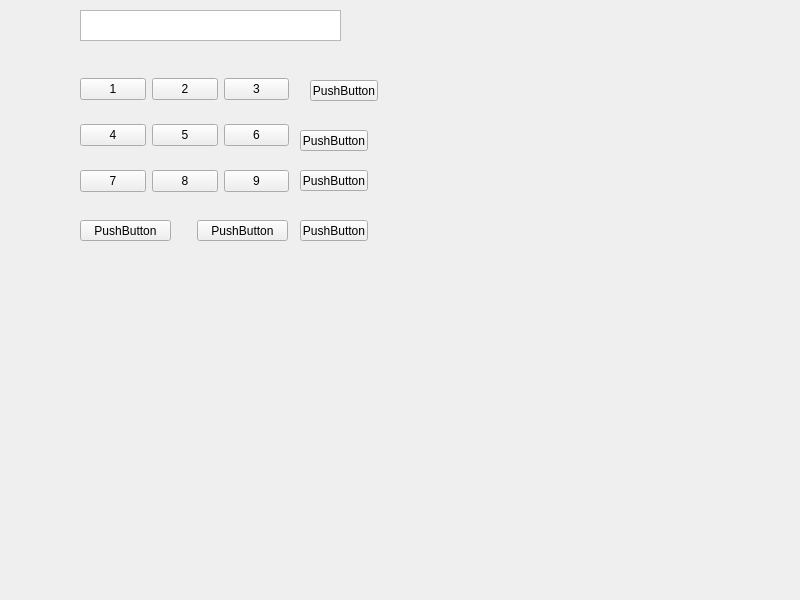
<?xml version="1.0" encoding="UTF-8"?>
<ui version="4.0">
 <class>Widget</class>
 <widget class="QWidget" name="Widget">
  <property name="geometry">
   <rect>
    <x>0</x>
    <y>0</y>
    <width>800</width>
    <height>600</height>
   </rect>
  </property>
  <property name="windowTitle">
   <string>Widget</string>
  </property>
  <widget class="QTextEdit" name="textEdit">
   <property name="geometry">
    <rect>
     <x>80</x>
     <y>10</y>
     <width>261</width>
     <height>31</height>
    </rect>
   </property>
  </widget>
  <widget class="QWidget" name="">
   <property name="geometry">
    <rect>
     <x>80</x>
     <y>60</y>
     <width>209</width>
     <height>151</height>
    </rect>
   </property>
   <layout class="QVBoxLayout" name="verticalLayout">
    <item>
     <layout class="QHBoxLayout" name="horizontalLayout">
      <item>
       <widget class="QPushButton" name="Num1">
        <property name="text">
         <string>1</string>
        </property>
       </widget>
      </item>
      <item>
       <widget class="QPushButton" name="Num2">
        <property name="text">
         <string>2</string>
        </property>
       </widget>
      </item>
      <item>
       <widget class="QPushButton" name="Num3">
        <property name="text">
         <string>3</string>
        </property>
       </widget>
      </item>
     </layout>
    </item>
    <item>
     <layout class="QHBoxLayout" name="horizontalLayout_2">
      <item>
       <widget class="QPushButton" name="Num4">
        <property name="text">
         <string>4</string>
        </property>
       </widget>
      </item>
      <item>
       <widget class="QPushButton" name="Num5">
        <property name="text">
         <string>5</string>
        </property>
       </widget>
      </item>
      <item>
       <widget class="QPushButton" name="Num6">
        <property name="text">
         <string>6</string>
        </property>
       </widget>
      </item>
     </layout>
    </item>
    <item>
     <layout class="QHBoxLayout" name="horizontalLayout_3">
      <item>
       <widget class="QPushButton" name="Num7">
        <property name="text">
         <string>7</string>
        </property>
       </widget>
      </item>
      <item>
       <widget class="QPushButton" name="Num8">
        <property name="text">
         <string>8</string>
        </property>
       </widget>
      </item>
      <item>
       <widget class="QPushButton" name="Num9">
        <property name="text">
         <string>9</string>
        </property>
       </widget>
      </item>
     </layout>
    </item>
   </layout>
  </widget>
  <widget class="QPushButton" name="pushButton">
   <property name="geometry">
    <rect>
     <x>300</x>
     <y>130</y>
     <width>68</width>
     <height>21</height>
    </rect>
   </property>
   <property name="text">
    <string>PushButton</string>
   </property>
  </widget>
  <widget class="QPushButton" name="pushButton_2">
   <property name="geometry">
    <rect>
     <x>300</x>
     <y>170</y>
     <width>68</width>
     <height>21</height>
    </rect>
   </property>
   <property name="text">
    <string>PushButton</string>
   </property>
  </widget>
  <widget class="QPushButton" name="pushButton_3">
   <property name="geometry">
    <rect>
     <x>197</x>
     <y>220</y>
     <width>91</width>
     <height>21</height>
    </rect>
   </property>
   <property name="text">
    <string>PushButton</string>
   </property>
  </widget>
  <widget class="QPushButton" name="pushButton_4">
   <property name="geometry">
    <rect>
     <x>80</x>
     <y>220</y>
     <width>91</width>
     <height>21</height>
    </rect>
   </property>
   <property name="text">
    <string>PushButton</string>
   </property>
  </widget>
  <widget class="QPushButton" name="pushButton_5">
   <property name="geometry">
    <rect>
     <x>300</x>
     <y>220</y>
     <width>68</width>
     <height>21</height>
    </rect>
   </property>
   <property name="text">
    <string>PushButton</string>
   </property>
  </widget>
  <widget class="QPushButton" name="pushButton_6">
   <property name="geometry">
    <rect>
     <x>310</x>
     <y>80</y>
     <width>68</width>
     <height>21</height>
    </rect>
   </property>
   <property name="text">
    <string>PushButton</string>
   </property>
  </widget>
 </widget>
 <resources/>
 <connections/>
</ui>
